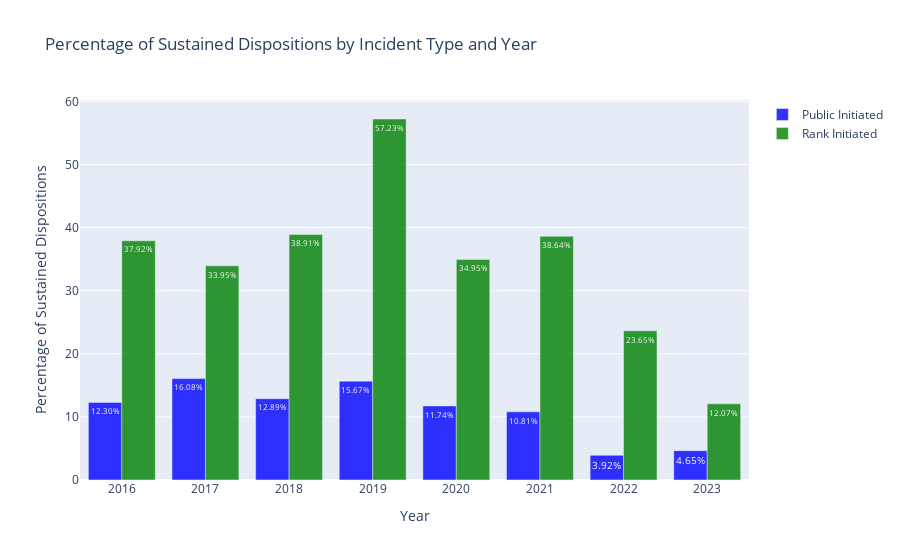

Here is the notebook cell this chart was saved with:
### Code cell
# Calculate the percentage of "sustained" dispositions for each year and incident type
public_initiated_pct = (gov_tbl[(gov_tbl.incident_type == "public initiated") & (gov_tbl.disposition == "sustained")].groupby("year").size() / 
                        gov_tbl[gov_tbl.incident_type == "public initiated"].groupby("year").size()) * 100

rank_initiated_pct = (gov_tbl[(gov_tbl.incident_type == "rank initiated") & (gov_tbl.disposition == "sustained")].groupby("year").size() / 
                      gov_tbl[gov_tbl.incident_type == "rank initiated"].groupby("year").size()) * 100

# Create the traces for the bar chart
trace1 = go.Bar(
    x=public_initiated_pct.index,
    y=public_initiated_pct,
    name='Public Initiated',
    marker_color='blue',
    opacity=0.8,
    text=[f"{pct:.2f}%" for pct in public_initiated_pct],
    textposition='auto',
    textangle=0
)

trace2 = go.Bar(
    x=rank_initiated_pct.index,
    y=rank_initiated_pct,
    name='Rank Initiated',
    marker_color='green',
    opacity=0.8,
    text=[f"{pct:.2f}%" for pct in rank_initiated_pct],
    textposition='auto',
    textangle=0
)

# Create the layout for the chart
layout = go.Layout(
    title='Percentage of Sustained Dispositions by Incident Type and Year',
    xaxis=dict(title='Year', tickangle=0),
    yaxis=dict(title='Percentage of Sustained Dispositions'),
    barmode='group'
)

# Create the figure and display the chart
fig = go.Figure(data=[trace1, trace2], layout=layout)
fig.show()

### Figure 1 — Plotly figure (JSON) as saved in the notebook; plotly's stock layout.template omitted (floating-point values rounded to 4 significant figures)
{"data": [{"marker": {"color": "blue"}, "name": "Public Initiated", "opacity": 0.8, "text": ["12.30%", "16.08%", "12.89%", "15.67%", "11.74%", "10.81%", "3.92%", "4.65%"], "textangle": 0, "textposition": "auto", "type": "bar", "x": ["2016", "2017", "2018", "2019", "2020", "2021", "2022", "2023"], "y": [12.3, 16.08, 12.89, 15.67, 11.74, 10.81, 3.922, 4.651]}, {"marker": {"color": "green"}, "name": "Rank Initiated", "opacity": 0.8, "text": ["37.92%", "33.95%", "38.91%", "57.23%", "34.95%", "38.64%", "23.65%", "12.07%"], "textangle": 0, "textposition": "auto", "type": "bar", "x": ["2016", "2017", "2018", "2019", "2020", "2021", "2022", "2023"], "y": [37.92, 33.95, 38.91, 57.23, 34.95, 38.64, 23.65, 12.07]}], "layout": {"barmode": "group", "title": {"text": "Percentage of Sustained Dispositions by Incident Type and Year"}, "xaxis": {"tickangle": 0, "title": {"text": "Year"}}, "yaxis": {"title": {"text": "Percentage of Sustained Dispositions"}}}}
